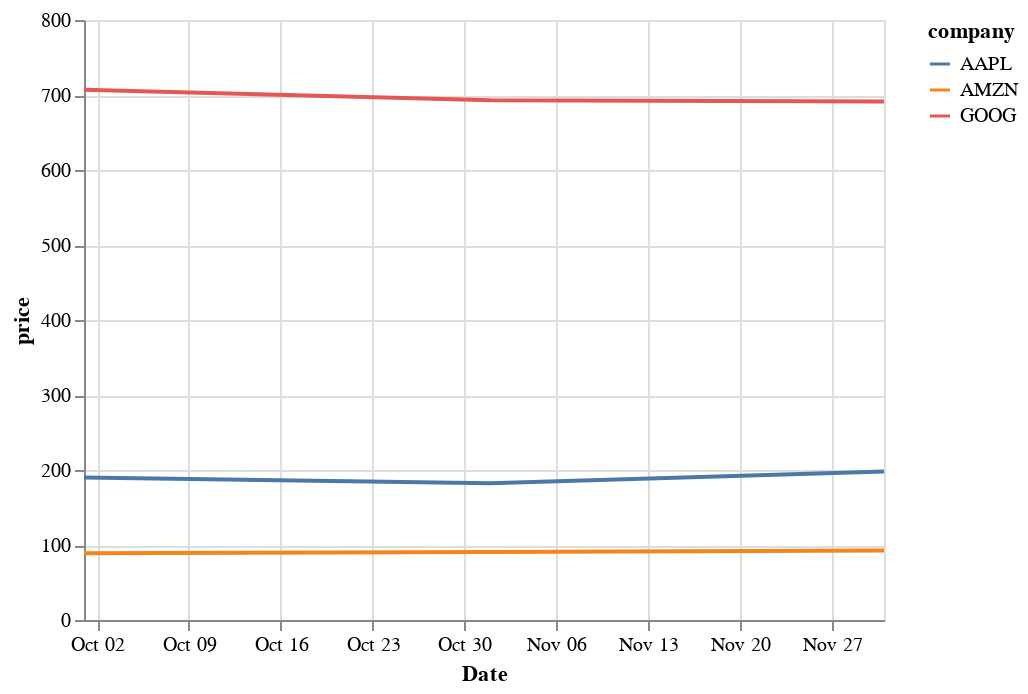

Source (notebook cell):
### Code cell
#Converting Between Long-form and Wide-form: Fold Transform
alt.Chart(wide_form).transform_fold(
    ['AAPL', 'AMZN', 'GOOG'],
    as_=['company', 'price']
).mark_line().encode(
    x='Date:T',
    y='price:Q',
    color='company:N'
)

### Figure 1 — Vega-Lite specification as saved in the notebook (floating-point values rounded to 4 significant figures)
{"config": {"view": {"continuousWidth": 400, "continuousHeight": 300}}, "data": {"name": "data-61a4e34a01ee7089b2ff1129d4561112"}, "mark": "line", "encoding": {"color": {"field": "company", "type": "nominal"}, "x": {"field": "Date", "type": "temporal"}, "y": {"field": "price", "type": "quantitative"}}, "transform": [{"fold": ["AAPL", "AMZN", "GOOG"], "as": ["company", "price"]}], "$schema": "https://vega.github.io/schema/vega-lite/v4.17.0.json", "datasets": {"data-61a4e34a01ee7089b2ff1129d4561112": [{"Date": "2022-10-01", "AAPL": 189.9, "AMZN": 89.15, "GOOG": 707.0}, {"Date": "2022-11-01", "AAPL": 182.2, "AMZN": 90.56, "GOOG": 693.0}, {"Date": "2022-12-01", "AAPL": 198.1, "AMZN": 92.64, "GOOG": 691.5}]}}
